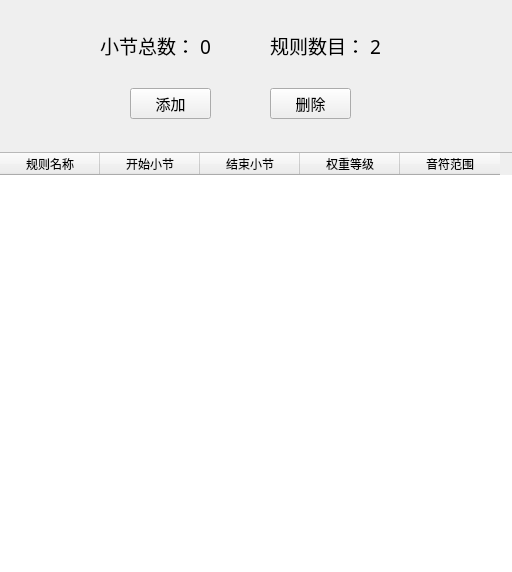
<?xml version="1.0" encoding="UTF-8"?>
<ui version="4.0">
 <class>custom</class>
 <widget class="QWidget" name="custom">
  <property name="geometry">
   <rect>
    <x>0</x>
    <y>0</y>
    <width>512</width>
    <height>572</height>
   </rect>
  </property>
  <property name="windowTitle">
   <string>Form</string>
  </property>
  <widget class="QLabel" name="label">
   <property name="geometry">
    <rect>
     <x>100</x>
     <y>30</y>
     <width>101</width>
     <height>31</height>
    </rect>
   </property>
   <property name="font">
    <font>
     <family>华文中宋</family>
     <pointsize>14</pointsize>
    </font>
   </property>
   <property name="text">
    <string>小节总数：</string>
   </property>
  </widget>
  <widget class="QLabel" name="bars">
   <property name="geometry">
    <rect>
     <x>200</x>
     <y>36</y>
     <width>31</width>
     <height>21</height>
    </rect>
   </property>
   <property name="font">
    <font>
     <family>华文中宋</family>
     <pointsize>14</pointsize>
    </font>
   </property>
   <property name="text">
    <string>0</string>
   </property>
  </widget>
  <widget class="QLabel" name="rules">
   <property name="geometry">
    <rect>
     <x>370</x>
     <y>36</y>
     <width>31</width>
     <height>21</height>
    </rect>
   </property>
   <property name="font">
    <font>
     <family>华文中宋</family>
     <pointsize>14</pointsize>
    </font>
   </property>
   <property name="text">
    <string>2</string>
   </property>
  </widget>
  <widget class="QLabel" name="label_2">
   <property name="geometry">
    <rect>
     <x>270</x>
     <y>30</y>
     <width>101</width>
     <height>31</height>
    </rect>
   </property>
   <property name="font">
    <font>
     <family>华文中宋</family>
     <pointsize>14</pointsize>
    </font>
   </property>
   <property name="text">
    <string>规则数目：</string>
   </property>
  </widget>
  <widget class="QPushButton" name="add">
   <property name="geometry">
    <rect>
     <x>130</x>
     <y>88</y>
     <width>81</width>
     <height>31</height>
    </rect>
   </property>
   <property name="font">
    <font>
     <family>华文中宋</family>
     <pointsize>11</pointsize>
    </font>
   </property>
   <property name="text">
    <string>添加</string>
   </property>
  </widget>
  <widget class="QPushButton" name="del">
   <property name="geometry">
    <rect>
     <x>270</x>
     <y>88</y>
     <width>81</width>
     <height>31</height>
    </rect>
   </property>
   <property name="font">
    <font>
     <family>华文中宋</family>
     <pointsize>11</pointsize>
    </font>
   </property>
   <property name="text">
    <string>删除</string>
   </property>
  </widget>
  <widget class="QTableWidget" name="rule_list">
   <property name="geometry">
    <rect>
     <x>-1</x>
     <y>152</y>
     <width>515</width>
     <height>421</height>
    </rect>
   </property>
   <column>
    <property name="text">
     <string>规则名称</string>
    </property>
   </column>
   <column>
    <property name="text">
     <string>开始小节</string>
    </property>
   </column>
   <column>
    <property name="text">
     <string>结束小节</string>
    </property>
   </column>
   <column>
    <property name="text">
     <string>权重等级</string>
    </property>
   </column>
   <column>
    <property name="text">
     <string>音符范围</string>
    </property>
   </column>
  </widget>
 </widget>
 <resources/>
 <connections/>
</ui>
